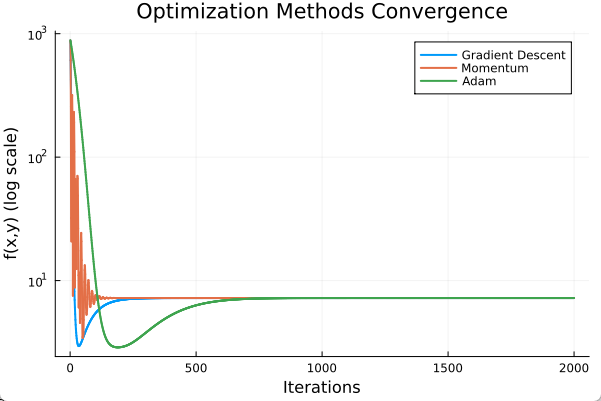

This chart was generated by the following Julia code:
using Plots

# Booth function and gradient
f(x, y) = (x + 2y - 7)^2 + (2x + y - 5)^2
∇f(x, y) = [10x + 8y - 24, 8x + 10y - 34]

# Optimization methods
function gradient_descent(x0, y0, α, iterations)
    x, y = x0, y0
    history = Float64[]
    for i in 1:iterations
        push!(history, f(x, y))
        g = ∇f(x, y)
        x -= α * g[1]
        y -= α * g[2]
    end
    return history
end

function momentum(x0, y0, α, β, iterations)
    x, y = x0, y0
    vx, vy = 0.0, 0.0
    history = Float64[]
    for i in 1:iterations
        push!(history, f(x, y))
        g = ∇f(x, y)
        vx = β * vx + α * g[1]
        vy = β * vy + α * g[2]
        x -= vx
        y -= vy
    end
    return history
end

function adam(x0, y0, α, β1, β2, ϵ=1e-8, iterations=2000)
    x, y = x0, y0
    m, v = [0.0, 0.0], [0.0, 0.0]
    history = Float64[]
    for t in 1:iterations
        push!(history, f(x, y))
        g = ∇f(x, y)
        m = β1 .* m + (1 - β1) .* g
        v = β2 .* v + (1 - β2) .* g.^2
        m̂ = m ./ (1 - β1^t)
        v̂ = v ./ (1 - β2^t)
        update = α .* m̂ ./ (sqrt.(v̂) .+ ϵ)
        x -= update[1]
        y -= update[2]
    end
    return history
end

# Run optimizations
x0, y0 = -5.0, -5.0
iterations = 2000

gd_history = gradient_descent(x0, y0, 0.01, iterations)
mom_history = momentum(x0, y0, 0.01, 0.9, iterations)
adam_history = adam(x0, y0, 0.1, 0.9, 0.999, 1e-8, iterations)

# Plot convergence diagram
plot(1:iterations, [gd_history mom_history adam_history], 
     label=["Gradient Descent" "Momentum" "Adam"], 
     yscale=:log10, linewidth=2,
     xlabel="Iterations", ylabel="f(x,y) (log scale)",
     title="Optimization Methods Convergence",
     legend=:topright)
